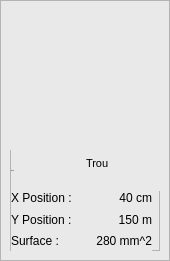
            <widget class="QFrame" name="frame_image_de_defaut_3">
             <property name="minimumSize">
              <size>
               <width>170</width>
               <height>261</height>
              </size>
             </property>
             <property name="maximumSize">
              <size>
               <width>170</width>
               <height>261</height>
              </size>
             </property>
             <property name="styleSheet">
              <string notr="true">background-color: rgb(233, 233, 233);
padding:0;</string>
             </property>
             <property name="frameShape">
              <enum>QFrame::StyledPanel</enum>
             </property>
             <property name="frameShadow">
              <enum>QFrame::Raised</enum>
             </property>
             <widget class="QLabel" name="Image_defaut_4">
              <property name="geometry">
               <rect>
                <x>10</x>
                <y>5</y>
                <width>150</width>
                <height>141</height>
               </rect>
              </property>
              <property name="minimumSize">
               <size>
                <width>0</width>
                <height>0</height>
               </size>
              </property>
              <property name="maximumSize">
               <size>
                <width>16777215</width>
                <height>16777215</height>
               </size>
              </property>
              <property name="styleSheet">
               <string notr="true"/>
              </property>
              <property name="text">
               <string/>
              </property>
              <property name="pixmap">
               <pixmap>../../../.designer/CODE/Detection des defauts/Images/KinectScreenshot-Color-02-39-46.png</pixmap>
              </property>
              <property name="scaledContents">
               <bool>true</bool>
              </property>
             </widget>
             <widget class="QFrame" name="frame_7">
              <property name="geometry">
               <rect>
                <x>10</x>
                <y>150</y>
                <width>150</width>
                <height>101</height>
               </rect>
              </property>
              <property name="frameShape">
               <enum>QFrame::StyledPanel</enum>
              </property>
              <property name="frameShadow">
               <enum>QFrame::Raised</enum>
              </property>
              <widget class="QWidget" name="layoutWidget_10">
               <property name="geometry">
                <rect>
                 <x>1</x>
                 <y>0</y>
                 <width>151</width>
                 <height>41</height>
                </rect>
               </property>
               <layout class="QHBoxLayout" name="horizontalLayout_20">
                <item>
                 <widget class="QLabel" name="label_defaut_4">
                  <property name="minimumSize">
                   <size>
                    <width>0</width>
                    <height>26</height>
                   </size>
                  </property>
                  <property name="maximumSize">
                   <size>
                    <width>16777215</width>
                    <height>27</height>
                   </size>
                  </property>
                  <property name="font">
                   <font>
                    <pointsize>-1</pointsize>
                   </font>
                  </property>
                  <property name="styleSheet">
                   <string notr="true"/>
                  </property>
                  <property name="text">
                   <string>Defaut :</string>
                  </property>
                 </widget>
                </item>
                <item>
                 <widget class="QTextBrowser" name="textBrowser_4">
                  <property name="minimumSize">
                   <size>
                    <width>50</width>
                    <height>20</height>
                   </size>
                  </property>
                  <property name="maximumSize">
                   <size>
                    <width>80</width>
                    <height>34</height>
                   </size>
                  </property>
                  <property name="styleSheet">
                   <string notr="true">QTextBrowser{
	text-align:left;
	font-size:16px;
	border:none;
}


</string>
                  </property>
                  <property name="html">
                   <string>&lt;!DOCTYPE HTML PUBLIC &quot;-//W3C//DTD HTML 4.0//EN&quot; &quot;http://www.w3.org/TR/REC-html40/strict.dtd&quot;&gt;
&lt;html&gt;&lt;head&gt;&lt;meta name=&quot;qrichtext&quot; content=&quot;1&quot; /&gt;&lt;style type=&quot;text/css&quot;&gt;
p, li { white-space: pre-wrap; }
&lt;/style&gt;&lt;/head&gt;&lt;body style=&quot; font-family:'MS Shell Dlg 2'; font-size:16px; font-weight:400; font-style:normal;&quot;&gt;
&lt;p style=&quot; margin-top:0px; margin-bottom:0px; margin-left:0px; margin-right:0px; -qt-block-indent:0; text-indent:0px;&quot;&gt;&lt;span style=&quot; font-size:8pt;&quot;&gt;Trou&lt;/span&gt;&lt;/p&gt;&lt;/body&gt;&lt;/html&gt;</string>
                  </property>
                 </widget>
                </item>
               </layout>
              </widget>
              <widget class="QWidget" name="layoutWidget_11">
               <property name="geometry">
                <rect>
                 <x>1</x>
                 <y>38</y>
                 <width>141</width>
                 <height>63</height>
                </rect>
               </property>
               <layout class="QVBoxLayout" name="_4">
                <property name="spacing">
                 <number>2</number>
                </property>
                <item>
                 <layout class="QHBoxLayout" name="horizontalLayout_21">
                  <item>
                   <widget class="QLabel" name="label_X_Position_4">
                    <property name="text">
                     <string>X Position :</string>
                    </property>
                   </widget>
                  </item>
                  <item>
                   <widget class="QLabel" name="X_Position_4">
                    <property name="layoutDirection">
                     <enum>Qt::LeftToRight</enum>
                    </property>
                    <property name="text">
                     <string>40 cm</string>
                    </property>
                    <property name="alignment">
                     <set>Qt::AlignRight|Qt::AlignTrailing|Qt::AlignVCenter</set>
                    </property>
                   </widget>
                  </item>
                 </layout>
                </item>
                <item>
                 <layout class="QHBoxLayout" name="horizontalLayout_22">
                  <item>
                   <widget class="QLabel" name="label_Y_Position_4">
                    <property name="text">
                     <string>Y Position :</string>
                    </property>
                   </widget>
                  </item>
                  <item>
                   <widget class="QLabel" name="Y_Position_4">
                    <property name="layoutDirection">
                     <enum>Qt::LeftToRight</enum>
                    </property>
                    <property name="text">
                     <string>150 m</string>
                    </property>
                    <property name="alignment">
                     <set>Qt::AlignRight|Qt::AlignTrailing|Qt::AlignVCenter</set>
                    </property>
                   </widget>
                  </item>
                 </layout>
                </item>
                <item>
                 <layout class="QHBoxLayout" name="horizontalLayout_23">
                  <item>
                   <widget class="QLabel" name="label_Surface_4">
                    <property name="text">
                     <string>Surface :</string>
                    </property>
                   </widget>
                  </item>
                  <item>
                   <widget class="QLabel" name="Surface_4">
                    <property name="layoutDirection">
                     <enum>Qt::LeftToRight</enum>
                    </property>
                    <property name="text">
                     <string>280 mm^2</string>
                    </property>
                    <property name="alignment">
                     <set>Qt::AlignRight|Qt::AlignTrailing|Qt::AlignVCenter</set>
                    </property>
                   </widget>
                  </item>
                 </layout>
                </item>
               </layout>
              </widget>
             </widget>
            </widget>
